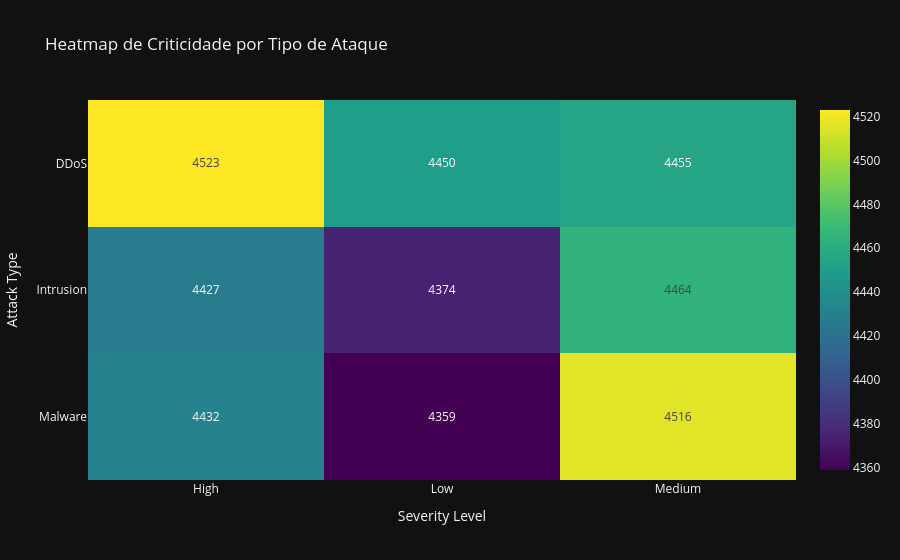

Notebook code for this chart:
### Markdown cell above
## 2. Heatmap: Tipo de Ataque vs Severidade

### Code cell
heatmap_data = pd.crosstab(df['Attack Type'], df['Severity Level'])

fig = px.imshow(heatmap_data, text_auto=True, aspect="auto",
                title="Heatmap de Criticidade por Tipo de Ataque",
                color_continuous_scale="Viridis")
fig.show()

### Figure 1 — Plotly figure (JSON) as saved in the notebook; plotly's stock layout.template omitted (floating-point values rounded to 4 significant figures)
{"data": [{"coloraxis": "coloraxis", "hovertemplate": "Severity Level: %{x}<br>Attack Type: %{y}<br>color: %{z}<extra></extra>", "name": "0", "texttemplate": "%{z}", "type": "heatmap", "x": ["High", "Low", "Medium"], "xaxis": "x", "y": ["DDoS", "Intrusion", "Malware"], "yaxis": "y", "z": [[4523, 4450, 4455], [4427, 4374, 4464], [4432, 4359, 4516]]}], "layout": {"coloraxis": {"colorscale": [[0, "#440154"], [0.1111, "#482878"], [0.2222, "#3e4989"], [0.3333, "#31688e"], [0.4444, "#26828e"], [0.5556, "#1f9e89"], [0.6667, "#35b779"], [0.7778, "#6ece58"], [0.8889, "#b5de2b"], [1, "#fde725"]]}, "title": {"text": "Heatmap de Criticidade por Tipo de Ataque"}, "xaxis": {"anchor": "y", "domain": [0, 1], "title": {"text": "Severity Level"}}, "yaxis": {"anchor": "x", "autorange": "reversed", "domain": [0, 1], "title": {"text": "Attack Type"}}}}
